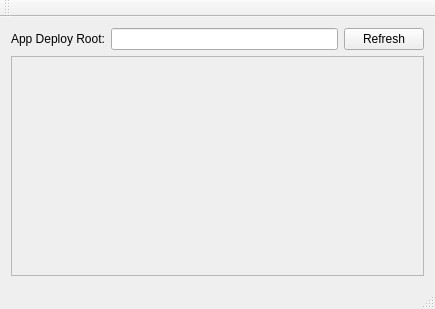
<?xml version="1.0" encoding="UTF-8"?>
<ui version="4.0">
 <class>MainWindow</class>
 <widget class="QMainWindow" name="MainWindow">
  <property name="geometry">
   <rect>
    <x>0</x>
    <y>0</y>
    <width>435</width>
    <height>309</height>
   </rect>
  </property>
  <property name="windowTitle">
   <string>Multi-link ProductExecTool</string>
  </property>
  <widget class="QWidget" name="centralWidget">
   <layout class="QGridLayout" name="gridLayout">
    <item row="0" column="0">
     <widget class="QLabel" name="label">
      <property name="text">
       <string>App Deploy Root:</string>
      </property>
     </widget>
    </item>
    <item row="0" column="1">
     <widget class="QLineEdit" name="lineEdit"/>
    </item>
    <item row="0" column="2">
     <widget class="QPushButton" name="pushButton">
      <property name="text">
       <string>Refresh</string>
      </property>
     </widget>
    </item>
    <item row="1" column="0" colspan="3">
     <widget class="QScrollArea" name="scrollArea">
      <property name="widgetResizable">
       <bool>true</bool>
      </property>
      <widget class="QWidget" name="saw">
       <property name="geometry">
        <rect>
         <x>0</x>
         <y>0</y>
         <width>421</width>
         <height>220</height>
        </rect>
       </property>
      </widget>
     </widget>
    </item>
   </layout>
  </widget>
  <widget class="QMenuBar" name="menuBar">
   <property name="geometry">
    <rect>
     <x>0</x>
     <y>0</y>
     <width>435</width>
     <height>17</height>
    </rect>
   </property>
  </widget>
  <widget class="QToolBar" name="mainToolBar">
   <attribute name="toolBarArea">
    <enum>TopToolBarArea</enum>
   </attribute>
   <attribute name="toolBarBreak">
    <bool>false</bool>
   </attribute>
  </widget>
  <widget class="QStatusBar" name="statusBar"/>
 </widget>
 <layoutdefault spacing="6" margin="11"/>
 <resources/>
 <connections/>
</ui>
